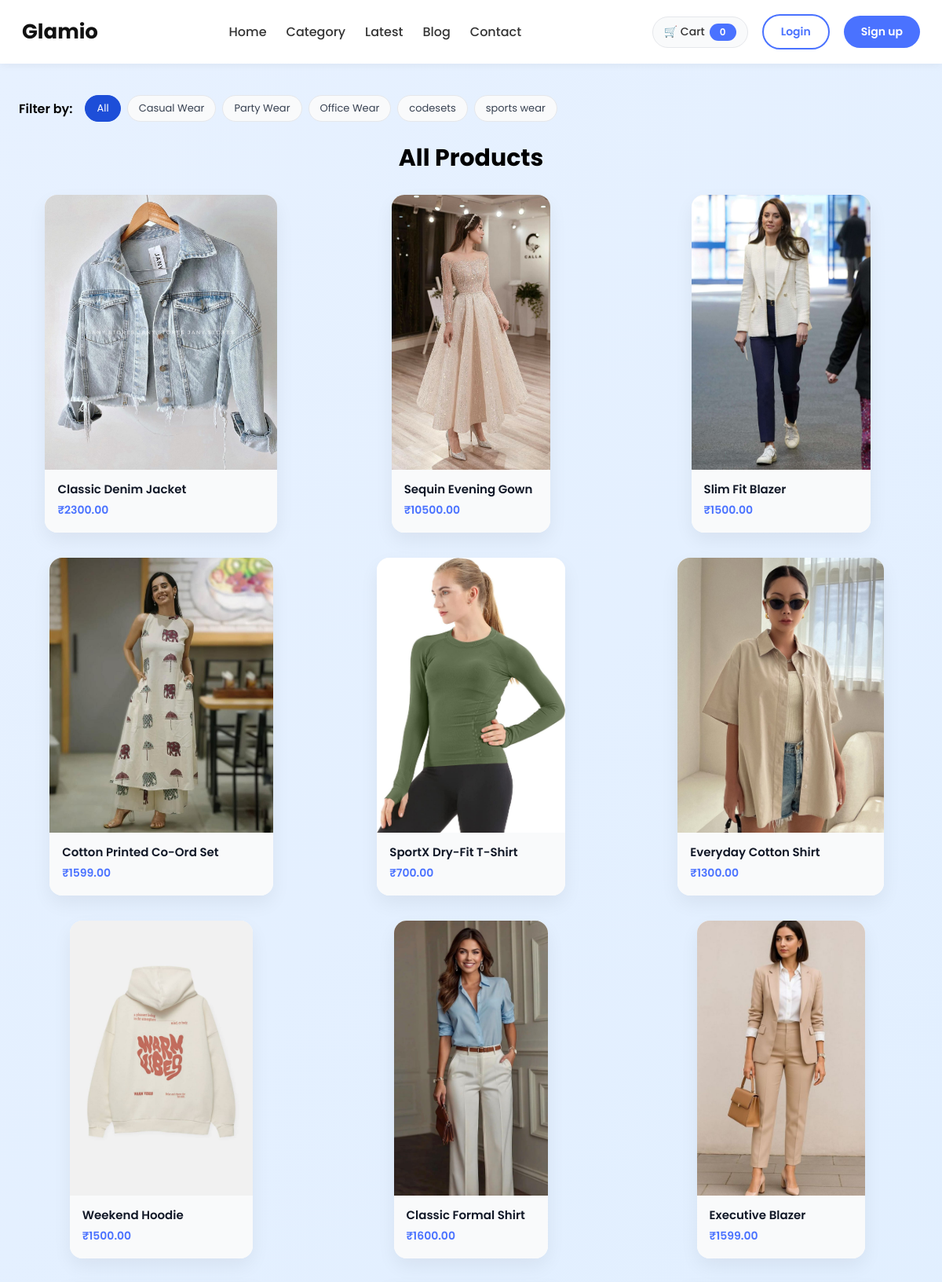
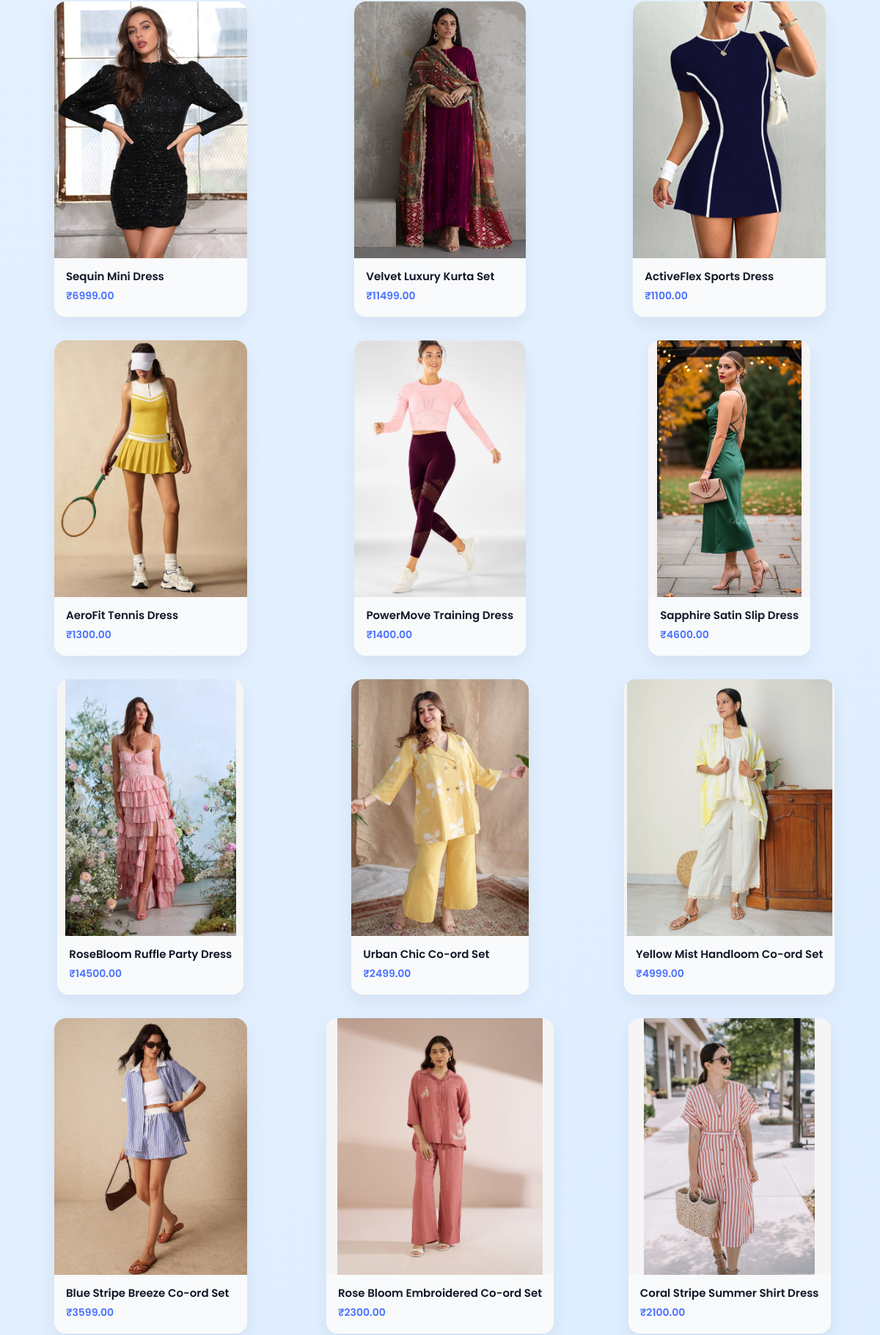
Screenshot of /products/ (upper part) with the database file from the repository (2 pictures, top to bottom).
### product_app/models.py (models this page shows, shortened)
class CategoryModel(models.Model):
    name = models.CharField(max_length=100, unique=True)
    slug = models.SlugField(unique=True, blank=True)
    description = models.TextField(blank=True, null=True)

class ProductModel(models.Model):
    SIZE_CHOICES = [
        ("XS", "XS"),
        ("S", "S"),
        ("M", "M"),
        ("L", "L"),
        ("XL", "XL"),
        ("XXL", "XXL"),
        ("3XL", "3XL"),
        ("4XL", "4XL"),
    ]
    name = models.CharField(max_length=200)
    slug = models.SlugField(unique=True, blank=True)
    category = models.ForeignKey(CategoryModel, on_delete=models.CASCADE)
    price = models.DecimalField(max_digits=10, decimal_places=2)
    description = models.TextField()
    image = models.ImageField(upload_to='products/')
    stock = models.PositiveIntegerField(default=0)
    sizes_available = models.CharField(max_length=50, help_text="Use comma separated values e.g. XS,S,M")
    is_set = models.BooleanField(default=False)
    top_sizes_available = models.CharField(
        max_length=100,
        blank=True,
        null=True,
        help_text="Comma separated TOP sizes e.g. XS,S,M,L"
    )
    bottom_sizes_available = models.CharField(
        max_length=100,
        blank=True,
        null=True,
        help_text="Comma separated BOTTOM sizes e.g. 26,28,30,32 OR S,M,L"
    )
    material = models.CharField(max_length=100, blank=True, null=True)
    color = models.CharField(max_length=200)
    created_at = models.DateTimeField(auto_now_add=True)
    updated_at = models.DateTimeField(auto_now=True)
    is_active = models.BooleanField(default=True)

### product_app/views.py (the view)
# urls.py: path('products/', ProductListView.as_view(), name='product_list'),
class ProductListView(ListView):
    model = ProductModel
    template_name = "product_list.html"
    context_object_name = "products"
    def get_queryset(self):
        queryset = ProductModel.objects.filter(is_active=True)
        category_slug = self.request.GET.get("category")  # read ?category=slug from URL
        if category_slug:
            queryset = queryset.filter(category__slug=category_slug)
        return queryset
    def get_context_data(self, **kwargs):
        context = super().get_context_data(**kwargs)
        context["categories"] = CategoryModel.objects.all()
        context["selected_category"] = self.request.GET.get("category")
        return context

### cart_app/context_processors.py (called while the page is built, shortened)
def cart_count(request):
    if not request.user.is_authenticated:
        return {"cart_count": 0}

### product_app/templates/product_list.html (shortened to what this page needs)
{% extends "base.html" %}
{% load static %}
{% block content %}
<div class="product-page">
    <div class="category-filter">
        <span class="category-filter-label">Filter by:</span>
        <a href="{% url 'product_list' %}"
           class="category-pill {% if not selected_category %}active{% endif %}">
            All
        </a>
        {% for cat in categories %}
            <a href="{% url 'product_list' %}?category={{ cat.slug }}"
               class="category-pill {% if selected_category == cat.slug %}active{% endif %}">
                {{ cat.name }}
            </a>
        {% endfor %}
    </div>
    {% if selected_category %}
        {% for cat in categories %}
            {% if cat.slug == selected_category %}
                <h2 class="section-title">{{ cat.name }}</h2>
            {% endif %}
        {% endfor %}
    {% else %}
        <h2 class="section-title">All Products</h2>
    {% endif %}
    <div class="product-grid">
        {% for product in products %}
            <a href="{% url 'product_detail' slug=product.slug %}" class="product-card">
                {% if product.image %}
                    <img src="{{ product.image.url }}" alt="{{ product.name }}">
                {% else %}
                    <img src="{% static 'images/default_product.png' %}" alt="{{ product.name }}">
                {% endif %}
                <div class="product-info">
                    <h3>{{ product.name }}</h3>
                    <p>₹{{ product.price }}</p>
                </div>
            </a>
        {% empty %}
            <p style="grid-column:1/-1;text-align:center;">No products found.</p>
        {% endfor %}
    </div>
</div>
{% endblock %}

### product_app/templates/base.html (style rules this page uses)
body { margin: 0; font-family: 'Poppins', sans-serif; background: #ffffff; }

### product_app/templates/product_list.html (style rules this page uses)
.product-page { background: linear-gradient(135deg, #E7F1FF, #CBE7FF); padding: 40px 0 70px; min-height: calc(100vh - 70px); }
.category-filter { max-width: 1300px; margin: 0 auto 8px; padding: 0 24px; display: flex; flex-wrap: wrap; gap: 8px; align-items: center; }
.category-filter-label { font-weight: 600; margin-right: 8px; }
.category-pill { display: inline-block; padding: 6px 14px; border-radius: 999px; border: 1px solid #e5e7eb; background: #f9fafb; font-size: 13px; text-decoration: none; color: #374151; transition: background .2s ease, color .2s ease, border-color .2s ease; }
.category-pill.active { background: #1d4ed8; color: #ffffff; border-color: #1d4ed8; }
.section-title { text-align: center; margin: 24px 0 24px; font-size: 30px; font-weight: 700; }
.product-grid { max-width: 1300px; margin: 0 auto 72px; padding: 0 24px; display: grid; grid-template-columns: repeat(auto-fit, minmax(300px, 1fr)); gap: 32px; justify-items: center; }
.product-card { background: #ffffff; border-radius: 16px; overflow: hidden; box-shadow: 0 10px 25px rgba(0, 0, 0, 0.06); text-decoration: none; color: #111827; display: flex; flex-direction: column; max-width: 340px; transition: transform .25s ease, box-shadow .25s ease; }
.product-card img { width: 100%; height: 350px; object-fit: contain; background: #f5f5f5; display: block; }
.product-card .product-info { padding: 14px 16px 18px; background: #f9fafb; }
.product-card h3 { font-size: 15px; font-weight: 600; margin: 0 0 6px; line-height: 1.4; }
.product-card p { font-size: 14px; font-weight: 600; color: #4A72FF; margin: 0; }

### rows the page displays
CategoryModel: name "Casual Wear"
CategoryModel: name "Party Wear"
CategoryModel: name "Office Wear"
CategoryModel: name "codesets"
CategoryModel: name "sports wear"
ProductModel: image (picture), name "Classic Denim Jacket", price "2300.00"
ProductModel: image (picture), name "Sequin Evening Gown", price "10500.00"
ProductModel: image (picture), name "Slim Fit Blazer", price "1500.00"
ProductModel: image (picture), name "Cotton Printed Co-Ord Set", price "1599.00"
ProductModel: image (picture), name "SportX Dry-Fit T-Shirt", price "700.00"
ProductModel: image (picture), name "Everyday Cotton Shirt", price "1300.00"
ProductModel: image (picture), name "Weekend Hoodie", price "1500.00"
ProductModel: image (picture), name "Classic Formal Shirt", price "1600.00"
ProductModel: image (picture), name "Executive Blazer", price "1599.00"
ProductModel: image (picture), name "Sequin Mini Dress", price "6999.00"
ProductModel: image (picture), name "Velvet Luxury Kurta Set", price "11499.00"
ProductModel: image (picture), name "ActiveFlex Sports Dress", price "1100.00"
ProductModel: image (picture), name "AeroFit Tennis Dress", price "1300.00"
ProductModel: image (picture), name "PowerMove Training Dress", price "1400.00"
ProductModel: image (picture), name "Sapphire Satin Slip Dress", price "4600.00"
ProductModel: image (picture), name "RoseBloom Ruffle Party Dress", price "14500.00"
ProductModel: image (picture), name "Urban Chic Co-ord Set", price "2499.00"
ProductModel: image (picture), name "Yellow Mist Handloom Co-ord Set", price "4999.00"
ProductModel: image (picture), name "Blue Stripe Breeze Co-ord Set", price "3599.00"
ProductModel: image (picture), name "Rose Bloom Embroidered Co-ord Set", price "2300.00"
ProductModel: image (picture), name "Coral Stripe Summer Shirt Dress", price "2100.00"

### other values shown
{{ cart_count|default:"0" }} "0"
